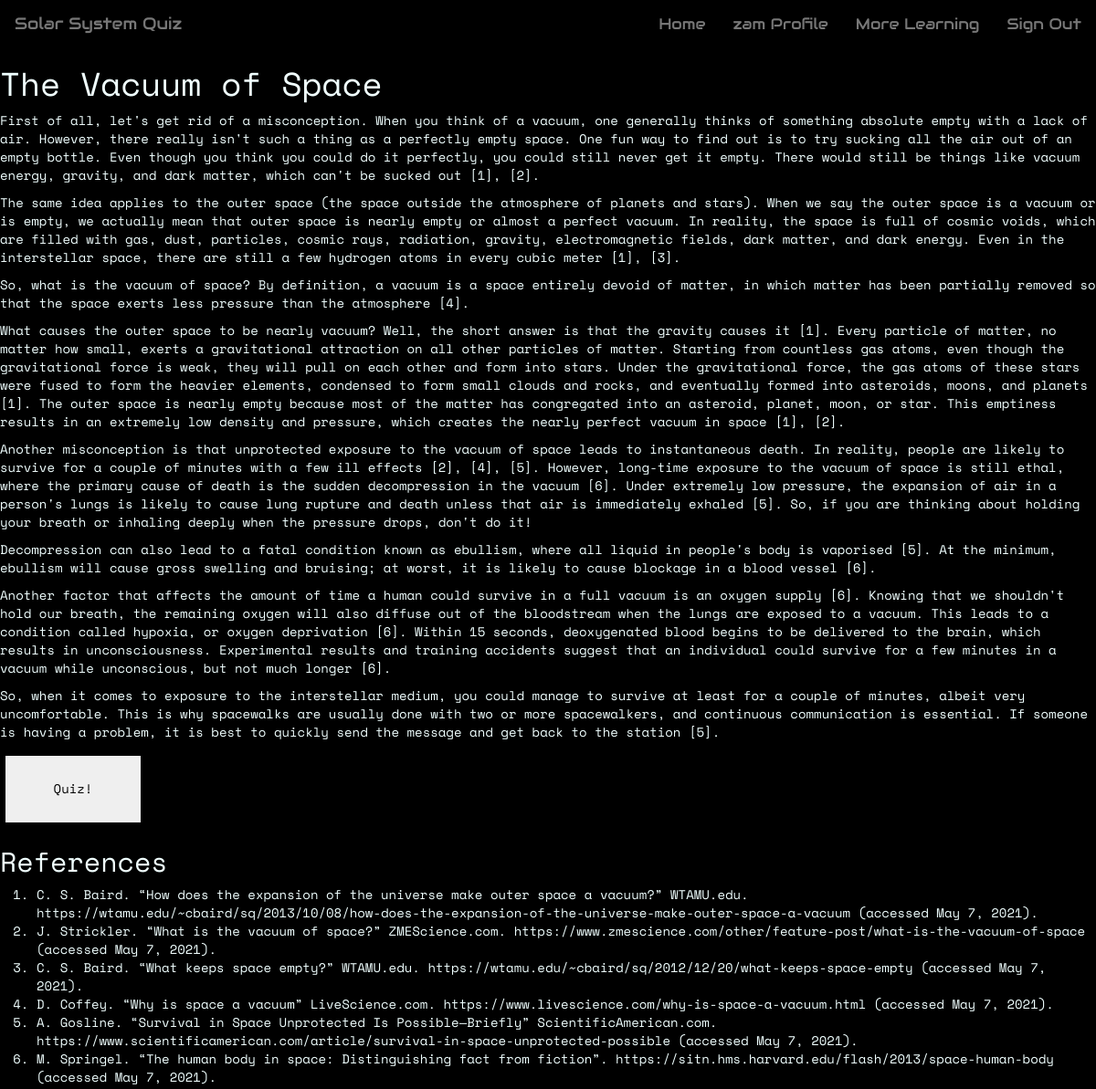
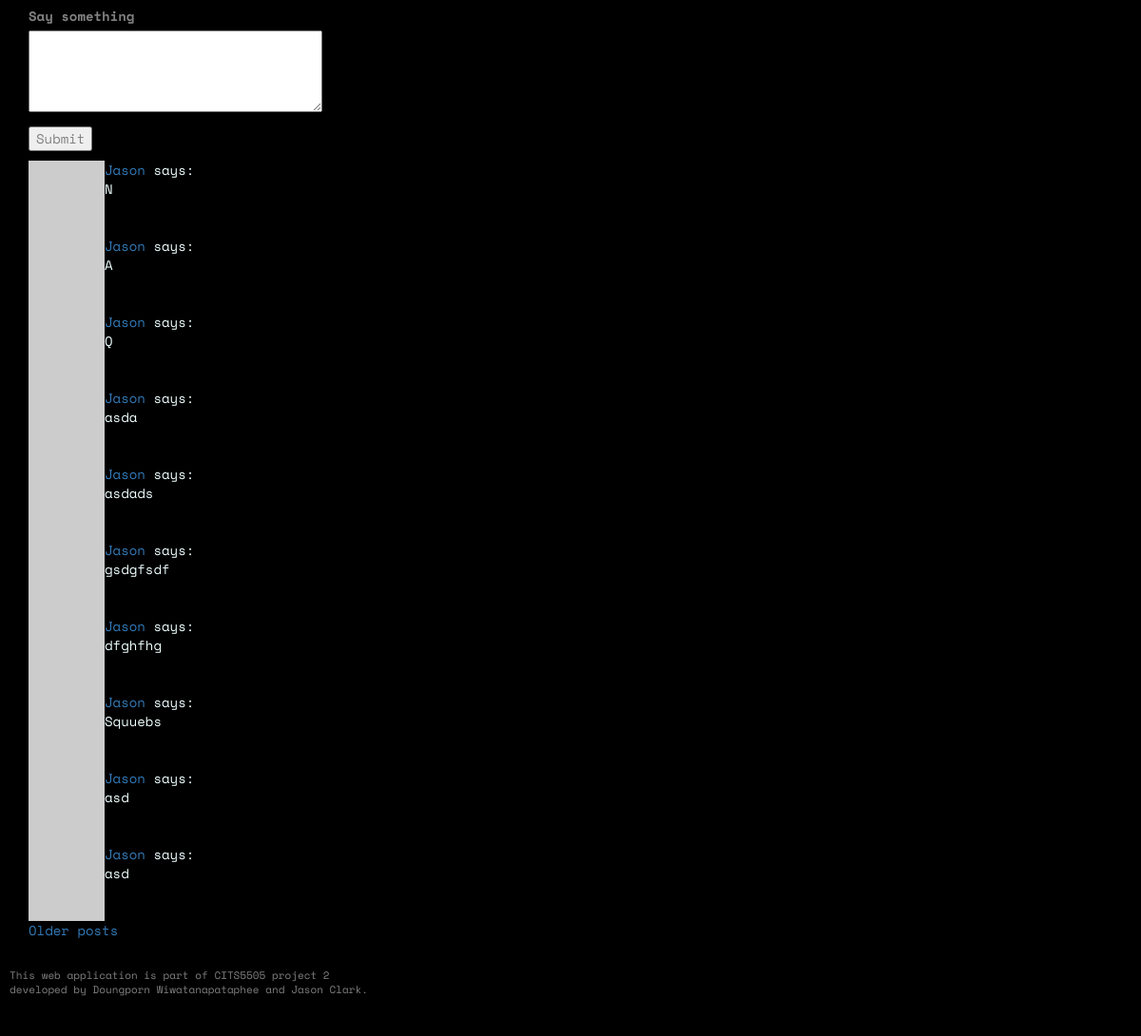
The page /learning_module/vacuum (signed in) on the database its author committed (2 pictures, top to bottom).
### app/models.py (models this page shows, shortened)
class User(UserMixin, db.Model):
    __tablename__ = 'user_table'
    id = db.Column(db.Integer, primary_key=True)
    username = db.Column(db.String(64), index=True, unique=True)
    user_type = db.Column(db.String(64))
    email = db.Column(db.String(120), index=True, unique=True)
    password_hash = db.Column(db.String(128))
    posts = db.relationship('Post', backref='author', lazy='dynamic')
    about_me = db.Column(db.String(140))
    last_seen = db.Column(db.DateTime, default=datetime.utcnow)
    score_child = db.relationship("Score", backref = 'user_parent')
    quiz_unlocked = db.Column(db.Integer, default=0)
    def avatar(self, size):
      digest = md5(self.email.lower().encode('utf-8')).hexdigest()
      return 'https://www.gravatar.com/avatar/{}?d=identicon&s={}'.format(digest, size)

class Post(db.Model):
    id = db.Column(db.Integer, primary_key=True)
    user_id = db.Column(db.Integer, db.ForeignKey('user_table.id')) #user.id
    body = db.Column(db.String(140))
    timestamp = db.Column(db.DateTime, index=True, default=datetime.utcnow)
    page = db.Column(db.String)
    upvotes = db.Column(db.Integer, default=0)
    downvotes = db.Column(db.Integer, default=0)

### app/routes.py (the view, shortened to what this page needs)
@app.route('/learning_module/<module>', methods=['GET', 'POST'])
@login_required
def learning_module(module):
  page = request.args.get('page', 1, type=int)
  posts = Post.query.filter_by(page=module).paginate(
    page, app.config['POSTS_PER_PAGE'], False)
  next_url = url_for('learning_module', module=module, page=posts.next_num) \
    if posts.has_next else None
  prev_url = url_for('learning_module', module=module, page=posts.prev_num) \
    if posts.has_prev else None
  form = PostForm()
  return render_template('modules/learning_module.html', module=module, form=form,
      posts=posts.items, next_url=next_url,
      prev_url=prev_url)

### app/forms.py
class PostForm(FlaskForm):
  post = TextAreaField('Say something', validators=[
    DataRequired(), Length(min=1, max=140)])
  submit = SubmitField('Submit')

### app/models.py (called while the page is built)
@login.user_loader
def load_user(id):
    return User.query.get(int(id))

### app/routes.py (called while the page is built)
@app.before_request
def before_request():
    from_zone = tz.tzutc()
    to_zone = tz.tzlocal()
    utc = datetime.utcnow()
    utc = utc.replace(tzinfo=from_zone)
    central = utc.astimezone(to_zone)   # convert to local timezone
    if current_user.is_authenticated:
        current_user.last_seen = central
        db.session.commit()

### app/templates/modules/learning_module.html (shortened to what this page needs)
{% extends 'base.html' %}
{% block body %}
{% include 'modules/_{}.html'.format(module) %}
<div class="container">
  {% if form %}
  <form action="" id=module method="post">
    <p>
      {{ form.post.label }}<br>
      {{ form.post(cols=32, rows=4) }}<br>
    </p>
    <p>{{ form.submit() }}</p>
  </form>
  {% endif %}
  {% for post in posts %}
    {% include '_post.html' %}
  {% endfor %}
  {% if next_url %}
  <a href="{{ next_url }}">Older posts</a>
  {% endif %}
</div>
{% endblock %}

### app/templates/base.html (shortened to what this page needs)
<!DOCTYPE html>
<html lang="en">
<head>
    <link rel="stylesheet" href="https://maxcdn.bootstrapcdn.com/bootstrap/3.4.1/css/bootstrap.min.css">
    <link rel="stylesheet" type="text/css" href="{{ url_for('static', filename='css/theme.css') }}">
    <link rel="stylesheet" href="https://cdnjs.cloudflare.com/ajax/libs/font-awesome/4.7.0/css/font-awesome.min.css">
</head>
<body>
    {% block navbar %}
    <nav class="navbar navbar-default">
            <div class="navbar-header">
                <a class="navbar-brand" href="{{ url_for('home') }}">Solar System Quiz</a>
            </div>
            <div class="collapse navbar-collapse" id="bs-example-navbar-collapse-1">
                <ul class="nav navbar-nav navbar-right">
                    {% if current_user.is_authenticated %}
                    <li><a href="{{ url_for('home') }}">Home</a></li>
                    <li><a href="{{ url_for('user_profile', username=current_user.username) }}">{{ current_user.username }} Profile</a></li>
                    <li><a href="{{ url_for('more_learning') }}">More Learning</a></li>
                    <li><a href="{{ url_for('logout') }}">Sign Out</a></li>
                    {% else %}
                    <li><a href="{{ url_for('home') }}">Home</a></li>
                    <li><a href="{{ url_for('login') }}">Login</a></li>
                    <li><a href="{{ url_for('register') }}">Register</a></li>
                    <li><a href="{{ url_for('more_learning') }}">More Learning</a></li>
                    {% endif %}
                </ul>
            </div>
    </nav>
    {% endblock %}
    {% block body %}{% endblock %}
    <footer>
        <p>This web application is part of CITS5505 project 2 <br>
           developed by Doungporn Wiwatanapataphee and Jason Clark.</p>
    </footer>
</body>
</html>

### app/templates/_post.html (shortened to what this page needs)
<table>
  <tr valign="top">
    <td><img src="{{ post.author.avatar(36) }}"></td>
    <td>
      <a href="{{ url_for('user_profile', username=post.author.username) }}">
        {{ post.author.username }}
      </a>
      says:<br>{{ post.body }}
    </td>
  </tr>
</table>

### app/static/css/theme.css (style rules this page uses)
* { box-sizing: border-box; }
body { font-family: 'Space Mono', monospace; background-color: black; color: azure; }
html { scroll-behavior: smooth; }
.navbar { font-family: 'Audiowide', cursive; background-color: black; border-color: black; }
.nav a { font-size: 1.2em !important; }
form { color: grey; }
footer { font-size: 11px; background: black; color:grey; padding: 3rem 1rem; bottom: 0; left: 0; width: 100%; }

### rows shown on the page
User: username "zam"
Post: author.username "Jason", body "N"
Post: author.username "Jason", body "A"
Post: author.username "Jason", body "Q"
Post: author.username "Jason", body "asda"
Post: author.username "Jason", body "asdads"
Post: author.username "Jason", body "gsdgfsdf"
Post: author.username "Jason", body "dfghfhg"
Post: author.username "Jason", body "Squuebs"
Post: author.username "Jason", body "asd"
Post: author.username "Jason", body "asd"
